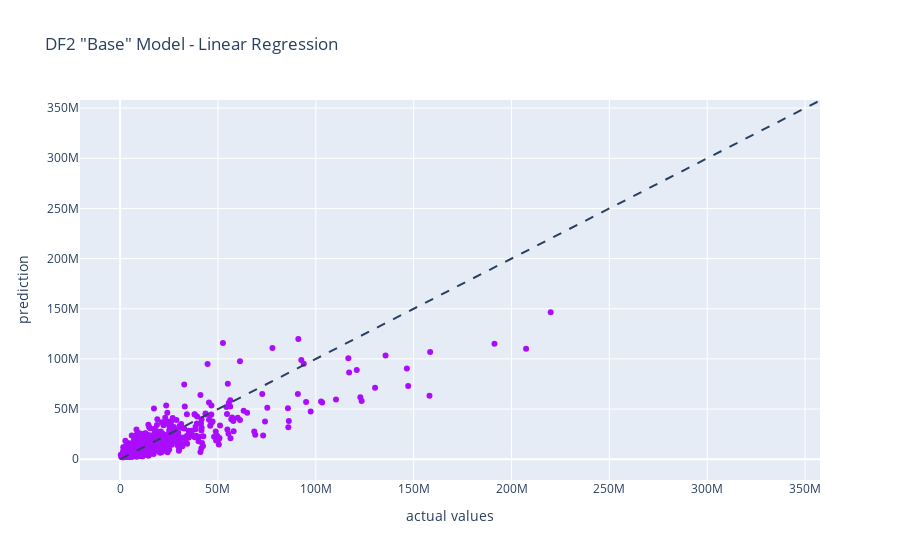

Here is the notebook cell this chart was saved with:
### Markdown cell above
### Notice how messing with the random states affects this model: overflow errors, wildly inconsistent predictions, etc. 

### Let's see how a simple model with just continuous (and genres) affects the outcome.

## DF2 "Base"

### Code cell
# df2 is our "base model" -- Budget, OpenTheater, and Genres
df2 = df
df2 = df.drop(columns = ['ReleaseSeason','Brand','Franchise', 'Distributor', 'MPAA'])

X = df2.drop(columns=['Opening']) 
y = df2['Opening']

X_train, X_test, y_train, y_test = train_test_split(X, y, test_size = 0.25, random_state=1)
tt = TransformedTargetRegressor(
    regressor=LinearRegression(),
    func=np.log,
    inverse_func=np.exp,
)
tt.fit(X_train, y_train)
y_pred = tt.predict(X_test)

DF2LRTrain = tt.score(X_train, y_train)
DF2LRTest = tt.score(X_test, y_test)
print("DF2 Linear Regression Training Score: ", round(DF2LRTrain,2))
print("DF2 Linear Regression Testing Score: ", round(DF2LRTest,2))

dfLR = pd.DataFrame({'Actual': y_test,'Predicted': y_pred, 'Difference': y_test - y_pred})
dfLR['Actual'] = (dfLR['Actual'] / 1000000)
dfLR['Predicted'] = (dfLR['Predicted'] / 1000000)
dfLR['Difference'] = (dfLR['Difference'] / 1000000)
display(dfLR)

fig = px.scatter(x=y_test, y=y_pred, labels={'x': 'actual values', 'y': 'prediction'}, 
                 title = 'DF2 "Base" Model - Linear Regression',
                color_discrete_sequence=px.colors.qualitative.Alphabet)
fig.add_shape(
    type="line", line=dict(dash='dash'),
    x0=y.min(), y0=y.min(),
    x1=y.max(), y1=y.max()
)

fig.show()

### Figure 1 — Plotly figure (JSON) as saved in the notebook; plotly's stock layout.template omitted (floating-point values rounded to 4 significant figures; data arrays with more than 128 entries replaced by an {"elided": "..."} marker saying what was removed)
{"data": [{"hovertemplate": "actual values=%{x}<br>prediction=%{y}<extra></extra>", "legendgroup": "", "marker": {"color": "#AA0DFE", "symbol": "circle"}, "mode": "markers", "name": "", "orientation": "v", "showlegend": false, "type": "scatter", "x": {"elided": "748 int values"}, "xaxis": "x", "y": {"elided": "748 float values"}, "yaxis": "y"}], "layout": {"legend": {"tracegroupgap": 0}, "shapes": [{"line": {"dash": "dash"}, "type": "line", "x0": 317213, "x1": 357115007, "y0": 317213, "y1": 357115007}], "title": {"text": "DF2 \"Base\" Model - Linear Regression"}, "xaxis": {"anchor": "y", "domain": [0, 1], "title": {"text": "actual values"}}, "yaxis": {"anchor": "x", "domain": [0, 1], "title": {"text": "prediction"}}}}
